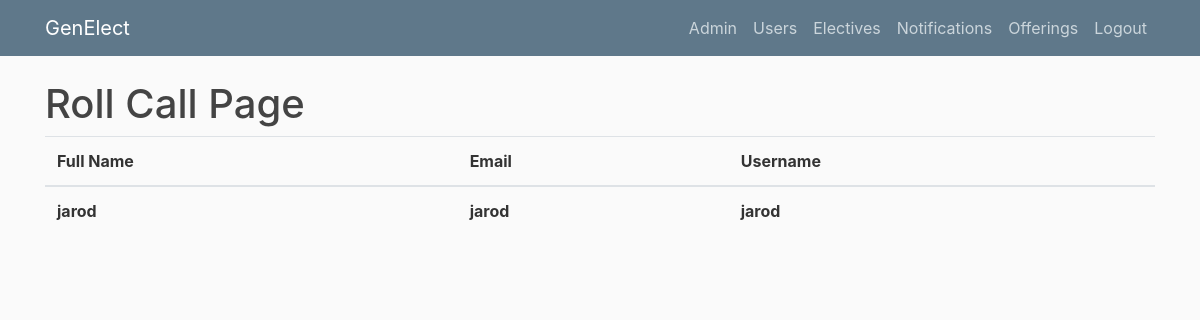
The app's page /roll/1 (signed in), older data.
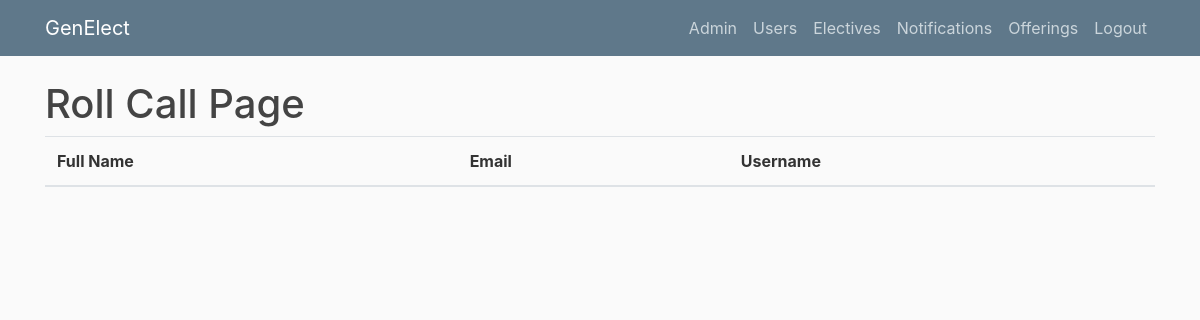
The same page, newer data.
### genElect/models.py (models this page shows)
class Base(db.Model):
    __abstract__ = True
    id = db.Column(db.Integer, primary_key=True, autoincrement=True)
    date_created = db.Column(db.DateTime, default=db.func.current_timestamp())
    date_modified = db.Column(db.DateTime, default=db.func.current_timestamp(),
            onupdate=db.func.current_timestamp())

class Registrations(Base):
    __tablesname__ = 'registrations'
    user_id = db.Column(db.Integer, db.ForeignKey('users.id'), nullable=False)
    offering_id = db.Column(db.Integer, db.ForeignKey('offerings.id'), nullable=False)

class Users(Base, UserMixin):
    __tablename__ = 'users'
    username = db.Column(db.String(100), unique=True)
    full_name = db.Column(db.String(100))
    email = db.Column(db.String(100))
    role = db.Column(db.String(32), nullable=False)
    password = db.Column(db.String(128))
    registrations = db.relationship('Registrations', backref='user', lazy=True)
    completed_electives = db.relationship('Completions', backref='user', lazy=True)

### genElect/__init__.py (the view)
@app.route("/attendance/<offering_id>")
@app.route("/roll/<offering_id>")
def attendance(offering_id):
    if current_user.is_authenticated and (current_user.role == "admin" or current_user.role == "instructor"):
        offering = Offerings.query.filter_by(id=offering_id).first()
        if offering:
            registrations = Registrations.query.filter_by(offering_id=offering.id)
            return render_template('roll.html', registrations=registrations, title='Roll')
        else:
            return render_template('notfound.html')
    else:
        return render_template('denied.html')

### genElect/__init__.py (called while the page is built)
@login_manager.user_loader
def load_user(user_id):
    return Users.query.get(int(user_id))

### genElect/templates/roll.html
{% extends "layout.html" %}
{% block content %}
    <h1>Roll Call Page</h1>
	<table class="table">
	  <thead>
	    <tr>
	      <th scope="col">Full Name</th>
	      <th scope="col">Email</th>
	      <th scope="col">Username</th>
	    </tr>
	  </thead>
	  <tbody>
	  	{% for registration in registrations %}
	    <tr>
	      <th scope="row">{{registration.user.full_name}}</th>
	      <th scope="row">{{registration.user.email}}</th>
	      <th scope="row">{{registration.user.username}}</th>
	    </tr>
	    {% endfor %}
	  </tbody>
	</table>
{% endblock content %}

Row changes from the older to the newer data that the page shows:
removed Registrations: user.full_name "jarod", user.email "jarod", user.username "jarod"
